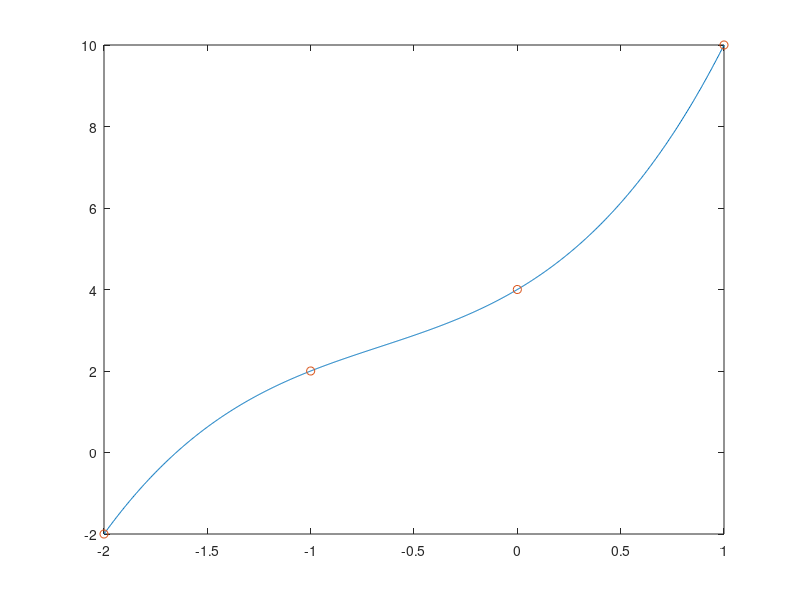

Write MATLAB code to recreate this figure.
%-- Kap_03_Polynominterpolation.m
function Test_Polyint
%-- Testprogramm zur Polynominterpolation
 x = [-2, -1, 0, 1];
 y = [-2, 2, 4, 10];
 c_coeff = poly_interpol(x,y)
 xx = linspace(-2,1,1000); 
 yy = poly_evaluate(xx,x,c_coeff);
 plot(xx,yy,x,y,'o')
%--
end

function c = poly_interpol(x,y)
%-- Berechnung der Polynomkoeffizienten
 n = length(x);
 for i=1:n 
   d(i) = y(i);      %-- neue Stuetzstelle hinzunehmen
   for k = i-1:-1:1  %-- Diagonalschema vervollstaendigen
      d(k) = (d(k+1)-d(k))/(x(i)-x(k));
   end
   c(i) = d(1);
 end
%--
end

function y = poly_evaluate(x,xi,c)
%-- Auswertung des Interpolationspolynoms mit den Stuetzstellen
%-- xi und Koeffizienten c an allen Punkten x
 n = length(xi);
 y = c(n);
 for i = n-1:-1:1 
   y = y.*(x-xi(i)) + c(i);  %-- Hornerschema
 end
%--
end
